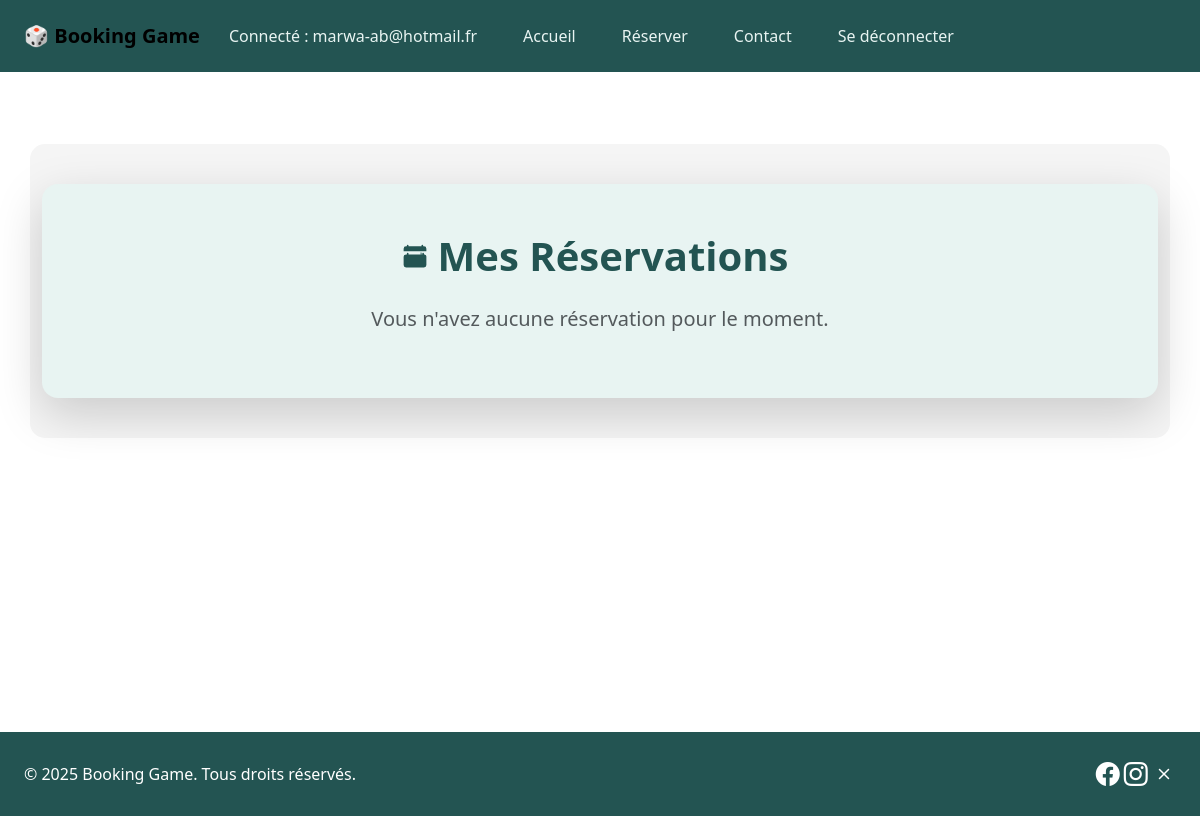
Page /users/my-bookings/ (signed in) on the earlier database version.
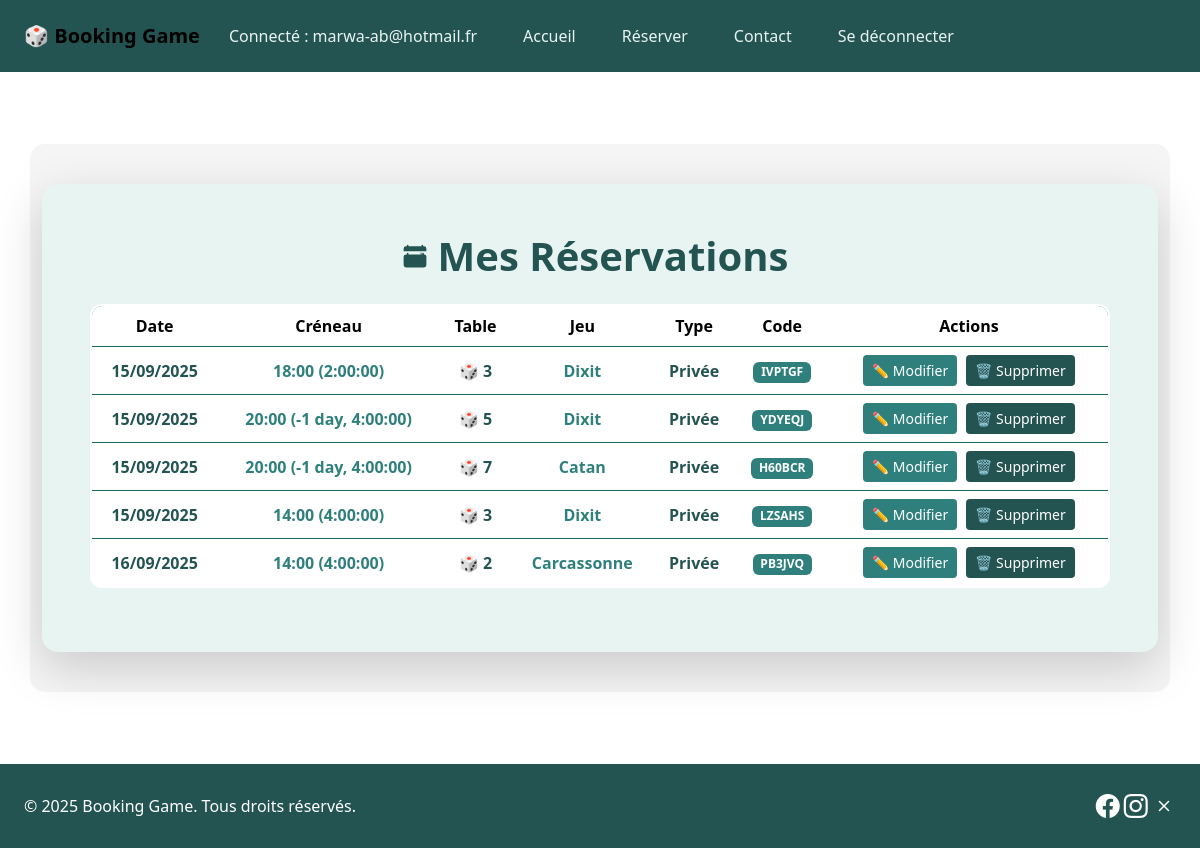
Same page on the later database version.
### users_app/models.py (models this page shows, shortened)
class User(AbstractUser):
    username = models.EmailField(unique=True)
    pseudo = models.CharField(max_length=50, unique=True)
    phone = models.CharField(max_length=20, blank=True, null=True)
    favorite_games = models.ManyToManyField("tables_app.Game", blank=True, related_name='fans')

### tables_app/models.py (models this page shows, shortened)
class Booking(models.Model):
    date = models.DateField(default=timezone.now)
    start_time = models.TimeField()
    duration = models.DurationField(help_text="Durée (HH:MM:SS)")
    booking_type = models.CharField(max_length=10, choices=BookingType.choices)
    table = models.ForeignKey("Table", on_delete=models.CASCADE)
    main_customer = models.ForeignKey(settings.AUTH_USER_MODEL, on_delete=models.CASCADE, related_name='bookings')
    code = models.CharField(max_length=10, blank=True, null=True)  # ajout du code
    game = models.ForeignKey("tables_app.Game", on_delete=models.SET_NULL, null=True, blank=True)
    custom_game = models.CharField(max_length=100, blank=True, null=True)

class Table(models.Model):
    number_table = models.IntegerField(unique=True)
    capacity_table = models.IntegerField()
    state_table = models.CharField(max_length=10, choices=TableEtat.choices, default=TableEtat.LIBRE)
    game_table = models.ForeignKey("Game", null=True, blank=True, on_delete=models.SET_NULL)
    code_table = models.CharField(max_length=20, null=True, blank=True)
    customer_table = models.ManyToManyField(settings.AUTH_USER_MODEL,
                                            blank=True,
                                            related_name='joined_tables')

class Game(models.Model):
    name_game = models.CharField(max_length=100)
    category_game = models.CharField(max_length=50)
    duration_game = models.CharField(max_length=50, null=True, blank=True)
    nb_player_min_game = models.IntegerField(null=True, blank=True)
    nb_player_max_game = models.IntegerField(null=True, blank=True)
    stock_game = models.IntegerField(default=0)
    availability_game = models.BooleanField(default=True)
    presentation = models.TextField(null=True, blank=True)
    image_url = models.URLField(max_length=500, null=True, blank=True)

### users_app/views.py (the view)
# urls.py: path("my-bookings/", views.my_bookings, name="my_bookings"),
@login_required
def my_bookings(request):
    bookings = Booking.objects.filter(main_customer=request.user).select_related('table')
    return render(request, "users_app/my_bookings.html", {"bookings": bookings})

### users_app/templates/users_app/my_bookings.html (shortened to what this page needs)
{% extends "base.html" %}
{% load static %}
{% block content %}
<div class="container my-5">
    <div class="card shadow-lg border-0 rounded-4" style="background-color: #E8F4F2;">
        <div class="card-body p-5">
            <h1 class="mb-4 text-center fw-bold"
                style="color:#235452; display:flex; justify-content:center; align-items:center; gap:10px;">
                Mes Réservations
            </h1>
            {% if bookings %}
                <div class="table-responsive">
                    <table class="table table-hover align-middle text-center" style="background-color: #ffffff;">
                        <thead style="background-color: #2F807D; color: #ffffff;">
                            <tr>
                                <th>Date</th>
                                <th>Créneau</th>
                                <th>Table</th>
                                <th>Jeu</th>
                                <th>Type</th>
                                <th>Code</th>
                                <th>Actions</th>
                            </tr>
                        </thead>
                        <tbody>
                            {% for booking in bookings %}
                                <tr>
                                    <td class="fw-semibold" style="color:#235452;">
                                        {{ booking.date|date:"d/m/Y" }}
                                    </td>
                                    <td style="color:#2F807D;">
                                        {{ booking.start_time|time:"H:i" }} ({{ booking.duration }})
                                    </td>
                                    <td style="color:#235452;">
                                        🎲 {{ booking.table.number_table }}
                                    </td>
                                    <td style="color:#2F807D;">
                                        {% if booking.game %}
                                            {{ booking.game.name_game }}
                                        {% elif booking.custom_game %}
                                            {{ booking.custom_game }}
                                        {% else %}
                                            -
                                        {% endif %}
                                    </td>
                                    <td style="color:#235452;">
                                        {{ booking.booking_type|title }}
                                    </td>
                                    <td>
                                        {% if booking.code %}
                                            <span class="badge" style="background-color: #2F807D; color: #ffffff;">
                                                {{ booking.code }}
                                            </span>
                                        {% else %}
                                            -
                                        {% endif %}
                                    </td>
                                    <td>
                                        <a href="{% url 'users_app:edit_booking' booking.id %}"
                                           class="btn btn-sm"
                                           style="background-color: #2F807D; color: #ffffff; margin-right:5px;">
                                            ✏️ Modifier
                                        </a>
                                        <a href="{% url 'users_app:delete_booking' booking.id %}"
                                           class="btn btn-sm"
                                           style="background-color: #235452; color: #ffffff;"
                                           onclick="return confirm('Supprimer cette réservation ?');">
                                            🗑️ Supprimer
                                        </a>
                                    </td>
                                </tr>
                            {% endfor %}
                        </tbody>
                    </table>
                </div>
            {% else %}
                <p class="text-center text-muted fs-5 mt-3">
                    Vous n'avez aucune réservation pour le moment.
                </p>
            {% endif %}
        </div>
    </div>
</div>
{% endblock %}

### tables_app/templates/base.html (shortened to what this page needs)
<!DOCTYPE html>
<html lang="fr">
<head>
    {% load static %}
    <link rel="stylesheet" href="{% static 'css/style.css' %}?v=3">
    <link href="https://cdn.jsdelivr.net/npm/bootstrap@5.3.2/dist/css/bootstrap.min.css" rel="stylesheet">
    <link rel="stylesheet" href="https://cdnjs.cloudflare.com/ajax/libs/font-awesome/6.4.0/css/all.min.css">
    <link rel="stylesheet" href="https://cdn.jsdelivr.net/npm/bootstrap-icons@1.10.5/font/bootstrap-icons.css">
</head>
<body>
<nav class="navbar navbar-expand-lg custom-nav py-3 w-100">
    <div class="container-fluid px-4">
        <a class="navbar-brand fw-bold" href="{% url 'tables_app:home' %}">🎲 Booking Game</a>
        <div class="collapse navbar-collapse justify-content-end" id="navbarNav">
            <ul class="navbar-nav">
                {% if user.is_authenticated %}
                    <li class="nav-item"><span class="nav-link">Connecté : {{ user.username }}</span></li>
                    <li class="nav-item"><a class="nav-link" href="{% url 'tables_app:home' %}">Accueil</a></li>
                    <li class="nav-item"><a class="nav-link" href="{% url 'tables_app:calendar' %}">Réserver</a></li>
                    <li class="nav-item"><a class="nav-link" href="{% url 'contact_app:contact' %}">Contact</a></li>
                    <li class="nav-item"><a class="nav-link" href="{% url 'users_app:logout' %}">Se déconnecter</a></li>
                {% else %}
                    <li class="nav-item"><a class="nav-link" href="{% url 'users_app:login' %}">Connexion</a></li>
                    <li class="nav-item"><a class="nav-link" href="{% url 'users_app:register' %}">Inscription</a></li>
                    <li class="nav-item"><a class="nav-link" href="{% url 'tables_app:games' %}">Nos jeux disponibles</a></li>
                {% endif %}
            </ul>
        </div>
    </div>
</nav>
<main class="py-4">
    {% block content %}{% endblock %}
</main>
<footer class="footer w-100 py-4 px-4 d-flex justify-content-between align-items-center flex-wrap">
    <p class="mb-2 mb-md-0">&copy; 2025 Booking Game. Tous droits réservés.</p>
    <div class="social-icons">
        <a href="#" target="_blank"><i class="bi bi-facebook"></i></a>
        <a href="#" target="_blank"><i class="bi bi-instagram"></i></a>
        <a href="#" target="_blank"><i class="bi bi-x"></i></a>
    </div>
</footer>
</body>
</html>

### tables_app/static/css/style.css (style rules this page uses)
body { font-family: 'Poppins', sans-serif; background-color: #fff7f8; color: #333; margin: 0; padding: 0; }
a { text-decoration: none; }
.container { background-color: #f5f5f5; padding: 40px 20px; border-radius: 15px; }
h1 { font-weight: bold; font-size: 2rem; margin-bottom: 30px; color: #2F807D; }
.card { border-radius: 15px; overflow: hidden; transition: transform 0.3s ease, box-shadow 0.3s ease; }
a { text-decoration: none; transition: color 0.3s ease; }
.table { border: 2px solid #2F807D; border-radius: 12px; overflow: hidden; }
.table th, .table td { border-color: #196664; color: #fff; font-weight: 600; }
.custom-nav { background-color: #235452 !important; width: 100% !important; padding: 10; margin: 0; }
.custom-nav .navbar-nav { width: 100%; justify-content: flex-start; gap: 20px; }
.custom-nav .nav-link { font-weight: 500; color: #E8F4F2 !important; padding: 0.5rem 1rem; margin: 0 5px; }
.footer { background-color: #235452 !important; color: #fff; width: 100%; padding: 30px 20px; display: flex; justify-content: space-between; align-items: center; flex-wrap: wrap; box-sizing: border-box; }
.footer p { margin: 0; font-size: 1rem; }
.social-icons a { color: #fff; font-size: 1.5rem; transition: transform 0.3s, color 0.3s; }
body, html { margin: 0; padding: 0; width: 100%; }
main { min-height: calc(100vh - 140px); padding: 20px; }

Differences in the rows shown:
added Booking: date "15/09/2025", start_time "18:00", duration "2:00:00", table.number_table "3", game.name_game "Dixit", booking_type "Privée", code "IVPTGF"
added Booking: date "15/09/2025", start_time "20:00", duration "-1 day, 4:00:00", table.number_table "5", game.name_game "Dixit", booking_type "Privée", code "YDYEQJ"
added Booking: date "15/09/2025", start_time "20:00", duration "-1 day, 4:00:00", table.number_table "7", game.name_game "Catan", booking_type "Privée", code "H60BCR"
added Booking: date "15/09/2025", start_time "14:00", duration "4:00:00", table.number_table "3", game.name_game "Dixit", booking_type "Privée", code "LZSAHS"
added Booking: date "16/09/2025", start_time "14:00", duration "4:00:00", table.number_table "2", game.name_game "Carcassonne", booking_type "Privée", code "PB3JVQ"
Other differences:
text no longer shown: "Vous n'avez aucune réservation pour le moment."
text now shown: "Date Créneau Table Jeu Type Code Actions"
